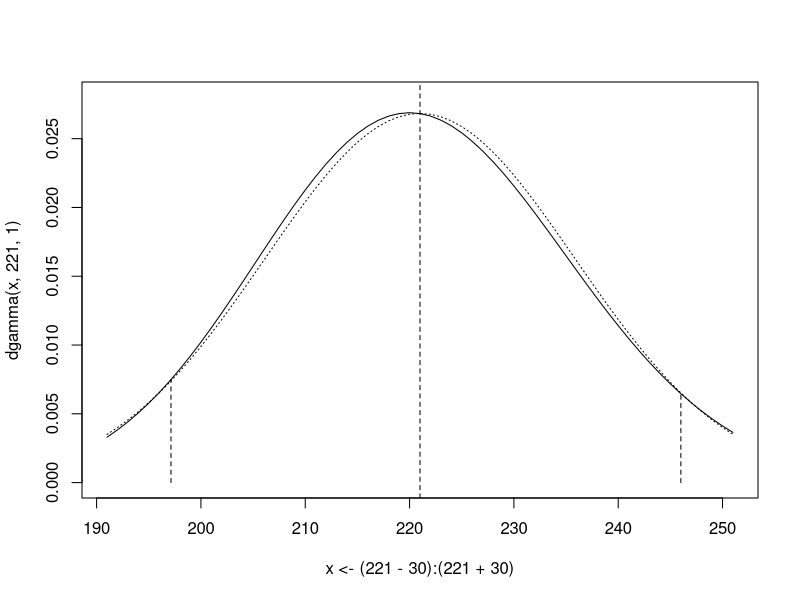

This figure's R source:
plot(x<-(221-30):(221+30), dgamma(x,221,1), type="l", ylim=c(0,0.028))
abline(v=221, lty=2)
toleranceInterval = qgamma(c(0.05,0.95), 221, 1)
lines(rep(toleranceInterval[1], each=2),
	c(0, dgamma(toleranceInterval[1],221,1)), lty=2)
lines(rep(toleranceInterval[2], each=2),
	c(0, dgamma(toleranceInterval[2],221,1)), lty=2)
lines(x, dnorm(x, 221, sqrt(221)), lty=3)
